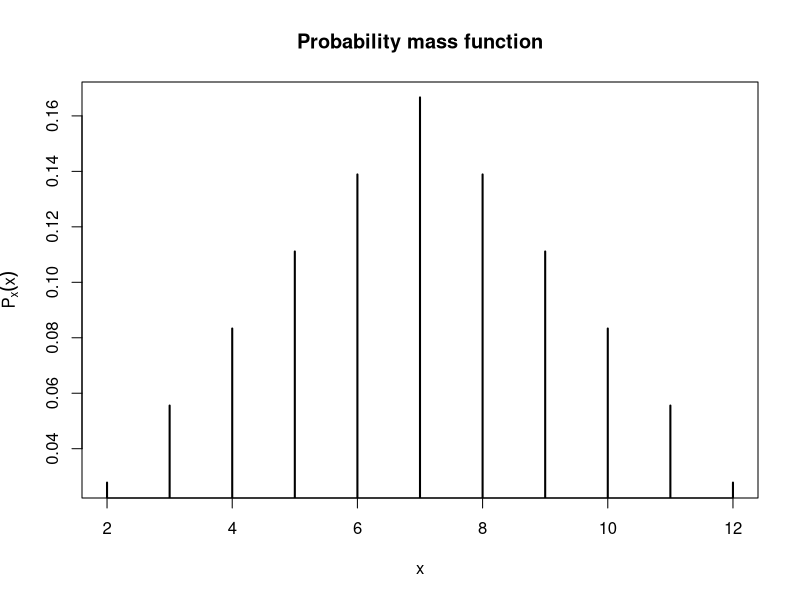
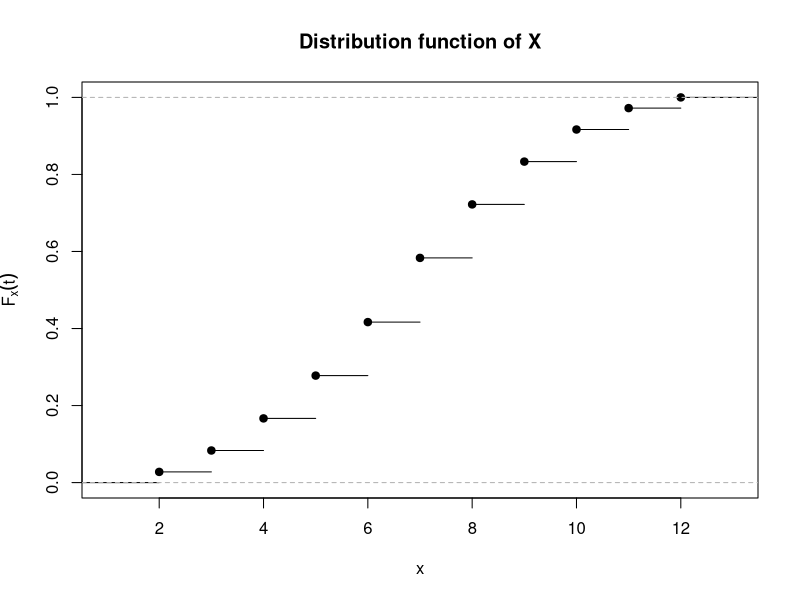

Source code (R) for these figures, in order:
# TODO: Add comment
# 
# Author: claudio
###############################################################################


setwd("/home/claudio/workspace/grafici-stat2/alari/codiceR/grafici")

x <- seq(2,12)
y <- 1:11
y[1] <- 1
y[2] <- 2
y[3] <- 3
y[4] <- 4
y[5] <- 5
y[6] <- 6
y[7] <- 5
y[8] <- 4
y[9] <- 3
y[10] <- 2
y[11] <- 1 
y <- y/36

pdf("twice_toss_density.pdf")
plot(x,y,type="h",lwd=2,main="Probability mass function",ylab=expression(P[x](x)))
dev.off()


pdf("twice_toss_cdf.pdf")
x <- c(2,3,3,4,4,4,5,5,5,5,6,6,6,6,6,7,7,7,7,7,7,8,8,8,8,8,9,9,9,9,10,10,10,11,11,12)

plot(ecdf(x),main="Distribution function of X",ylab=expression(F[x](t)))
dev.off()
